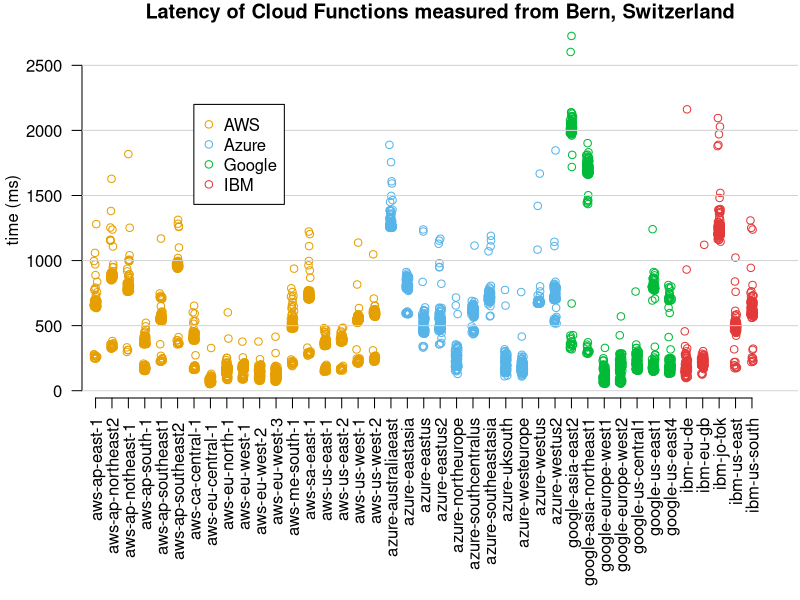

This chart was generated by the following R code:
input <- read.csv("raw_latency_data.csv",header=T,sep=",")
#png(file = "scatterplot_latency.png", width=2000, height=1000, units="px", pointsize=24)
pdf(file = "scatterplot_latency.pdf", width=14, height=7)
par(mar=c(10,4,1,0)+.1)
stripchart(input$ms ~ input$cloud, pch = 21, frame = FALSE, vertical = TRUE, method = "jitter",
    las=2, main = "Latency of Cloud Functions measured from Bern, Switzerland", xlab = "", ylab = "time (ms)",
    col = c("#E69F00", "#E69F00", "#E69F00", "#E69F00", "#E69F00", "#E69F00", "#E69F00", "#E69F00", "#E69F00",
    "#E69F00", "#E69F00", "#E69F00", "#E69F00", "#E69F00", "#E69F00", "#E69F00", "#E69F00", "#E69F00",
    "#56B4E9", "#56B4E9", "#56B4E9", "#56B4E9", "#56B4E9", "#56B4E9", "#56B4E9", "#56B4E9", "#56B4E9", "#56B4E9", "#56B4E9", 
    "#00BA38", "#00BA38", "#00BA38", "#00BA38", "#00BA38", "#00BA38", "#00BA38", 
    "#E33939", "#E33939", "#E33939", "#E33939", "#E33939"),at=0.01:41)
grid (NULL,NULL,nx=0,col = "lightgray")
legend(6, 2200, legend=c("AWS", "Azure", "Google", "IBM"),
col=c("#E69F00", "#56B4E9", "#00BA38", "#E33939"),
pch=c(21,21,21,21), cex=1, bg="white")
